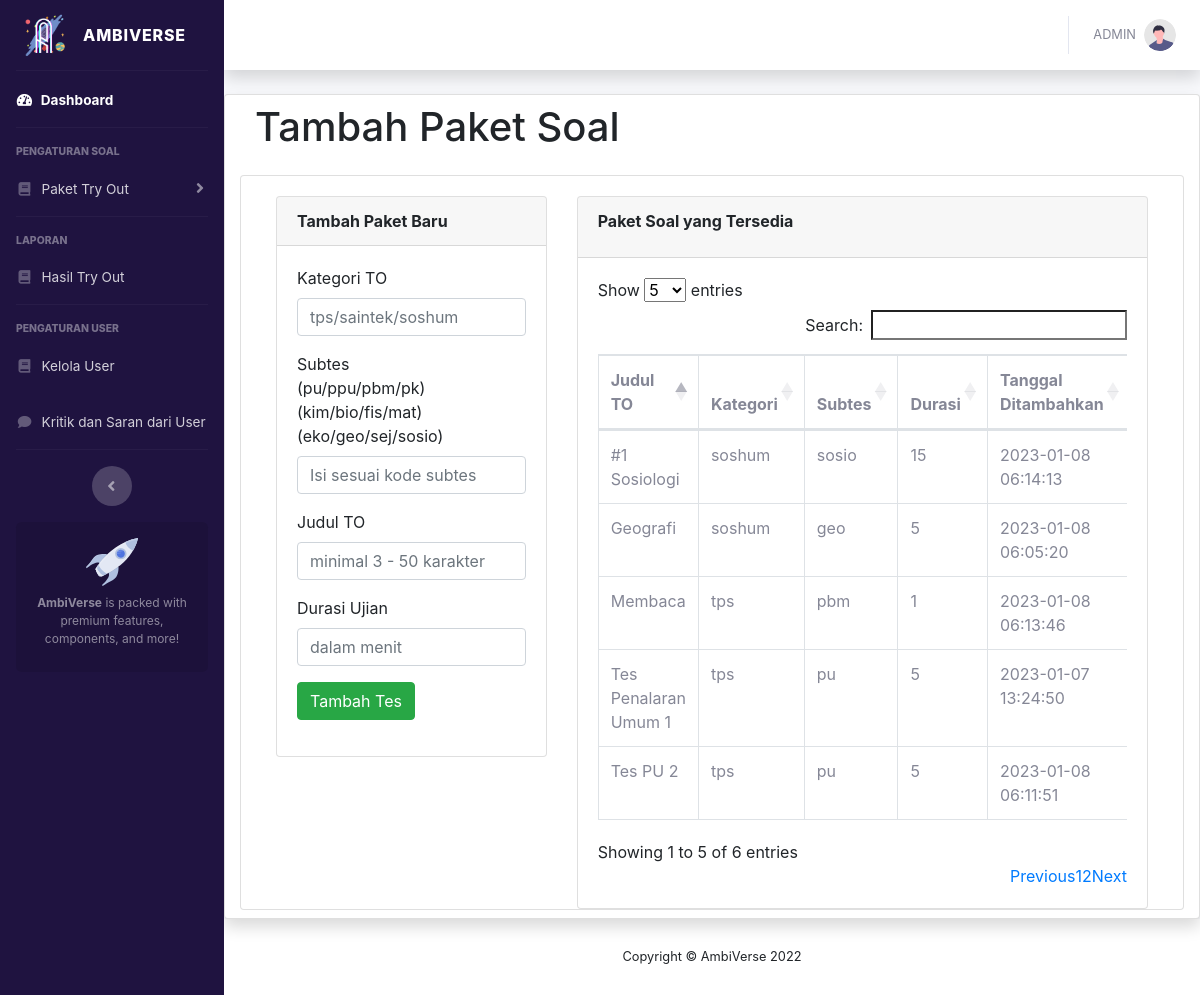
The app's page /admin/index.php with its own data.
### tables this page shows
CREATE TABLE `exam_category` (
  `id` int(5) NOT NULL,
  `kategori` varchar(100) NOT NULL,
  `subtes` varchar(11) NOT NULL,
  `judul_to` varchar(50) NOT NULL,
  `duration` varchar(5) NOT NULL,
  `date_added` timestamp NULL DEFAULT current_timestamp()
);

### admin/datatables_indexadmin.php (the view, shortened to what this page needs)
<!DOCTYPE html>
<html>
<head>
    <link rel="stylesheet" href="https://cdnjs.cloudflare.com/ajax/libs/twitter-bootstrap/4.1.3/css/bootstrap.css" />
    <link rel="stylesheet" href="https://cdn.datatables.net/1.10.19/css/dataTables.bootstrap4.min.css" />
</head>
<body>
<table id="tabel-data" class="table table-bordered table-responsive">
    <thead>
        <tr>
            <th>Judul TO</th>
            <th>Kategori</th>
            <th>Subtes</th>
            <th>Durasi</th>
            <th>Tanggal Ditambahkan</th>
        </tr>
    </thead>
    <tbody>
    <?php
        $res = mysqli_query($conn,"SELECT * FROM exam_category");
        while($row = mysqli_fetch_array($res))
        {
            echo "<tr>
            <td>".$row['judul_to']."</td>
                    <td>".$row['kategori']."</td>
                    <td>".$row['subtes']."</td>
                    <td>".$row['duration']."</td>
                    <td>".$row['date_added']."</td>
                    <td><a class='btn btn-warning' href='edit_exam.php?id=$row[id]'><i class='fa fa-edit'></i></a></td>
                    <td><a class='btn btn-danger' href='delete.php?id=$row[id]'><i class='fa fa-trash'></i></a></td>
        </tr>";
        }
    ?>
    </tbody>
</table>
</body>
</html>

### admin/index.php (shortened to what this page needs)
<!DOCTYPE html>
<html lang="en">
<head>
    <link href="vendor/fontawesome-free/css/all.min.css" rel="stylesheet" type="text/css">
    <link rel="stylesheet" href="https://cdn.jsdelivr.net/npm/bootstrap@5.2.3/dist/css/bootstrap.min.css">
    <link href="css/sb-admin-2.min.css" rel="stylesheet">
    <link href="css/style.css" rel="stylesheet">
</head>
<body id="page-top">
    <div id="wrapper">
        <?php include "sidebar.php" ?>
        <div id="content-wrapper" class="d-flex flex-column">
                <div id="content">
                    <?php include "topbar.php" ?>
                    <div class="container-fluid">
                        <div class="row">
                            <div class="card shadow col-lg-12">
                                <?php include("exam_category.php") ?>
                            </div>
                        </div>
                    </div>
                </div>
    <?php include("footer.php"); ?>
</body>
</html>

### admin/sidebar.php (shortened to what this page needs)
<ul class="navbar-nav sidebar sidebar-dark accordion" id="accordionSidebar">
<a class="sidebar-brand d-flex align-items-center justify-content-center" href="index.php">
    <div class="sidebar-brand-icon">
    <img src="../assets/img/A.png" width="45px" alt="">
    </div>
    <div class="sidebar-brand-text mx-3">AmbiVerse</div>
</a>
<hr class="sidebar-divider my-0">
<li class="nav-item active">
    <a class="nav-link" href="index.php">
        <i class="fas fa-fw fa-tachometer-alt"></i>
        <span>Dashboard</span></a>
</li>
<hr class="sidebar-divider">
<div class="sidebar-heading">
    Pengaturan Soal
</div>
<li class="nav-item">
            <a class="nav-link collapsed" href="#" data-toggle="collapse" data-target="#collapseTwo"
                aria-expanded="true" aria-controls="collapseTwo">
                <i class="fas fa-fw fa-book"></i>
                <span>Paket Try Out</span>
            </a>
        </li>
<hr class="sidebar-divider">
<div class="sidebar-heading">
    Laporan
</div>
<li class="nav-item">
    <a class="nav-link" href="old_exam_results.php">
        <i class="fas fa-fw fa-book"></i>
        <span>Hasil Try Out</span></a>
</li>
<hr class="sidebar-divider">
<div class="sidebar-heading">
    Pengaturan User
</div>
<li class="nav-item">
    <a class="nav-link" href="daftarstudent.php">
        <i class="fas fa-fw fa-book"></i>
        <span>Kelola User</span></a>
</li>
<li class="nav-item">
    <a class="nav-link" href="kritiksaran.php">
        <i class="fas fa-fw fa-comment"></i>
        <span>Kritik dan Saran dari User</span></a>
</li>
<hr class="sidebar-divider d-none d-md-block">
<div class="text-center d-none d-md-inline">
    <button class="rounded-circle border-0" id="sidebarToggle"></button>
</div>
<div class="sidebar-card d-none d-lg-flex">
    <img class="sidebar-card-illustration mb-2" src="img/undraw_rocket.svg" alt="...">
    <p class="text-center mb-2"><strong>AmbiVerse</strong> is packed with premium features, components, and more!</p>
</div>
</ul>

### admin/topbar.php (shortened to what this page needs)
<nav class="navbar navbar-expand navbar-light bg-white topbar mb-4 static-top shadow">
                    <ul class="navbar-nav ml-auto">
                        <li class="nav-item dropdown no-arrow">
                            <a class="nav-link dropdown-toggle" href="#" id="userDropdown" role="button"
                                data-toggle="dropdown" aria-haspopup="true" aria-expanded="false">
                                <span class="mr-2 d-none d-lg-inline text-gray-600 small">
                                    ADMIN
                                </span>
                                <img class="img-profile rounded-circle"
                                    src="img/undraw_profile.svg">
                            </a>
                        </li>
                    </ul>
                </nav>

### admin/exam_category.php (shortened to what this page needs)
<?php
    include("../includes/functions.php");
?>
        <div class="breadcrumbs">
            <div class="col-sm-12">
                <div class="page-header float-left">
                    <div class="page-title mt-2">
                        <h1>Tambah Paket Soal</h1>
                    </div>
                </div>
            </div>
        </div>
        <div class="content mt-3">
            <div class="animated fadeIn">
                <div class="row">
                    <div class="col-lg-12">
                        <div class="card mb-2">
                           <form id="paketsoal" action="" method="post">
                            <div class="card-body">
                                <div class="col-lg-4 float-left">
                                    <div class="card mb-2">
                                        <div class="card-header"><strong>Tambah Paket Baru</strong></div>
                                        <div class="card-body card-block">
                                            <div class="form-group">
                                                <label for="kategori" class=" form-control-label" required>Kategori TO</label>
                                                <input required pattern="tps|saintek|soshum" title="kategori invalid. Isi dengan tps/saintek/soshum!" type="text" name="kategori" id="kategori" placeholder="tps/saintek/soshum" class="form-control">
                                            </div>
                                            <div class="form-group">
                                                <label for="subtes" class=" form-control-label" required>Subtes <br>(pu/ppu/pbm/pk) (kim/bio/fis/mat) (eko/geo/sej/sosio)</label>
                                                <input maxlength="5" pattern="pu|ppu|pbm|pk|bio|kim|fis|mat|sej|eko|geo|sosio" required type="text" name="subtes" id="subtes" placeholder="Isi sesuai kode subtes" class="form-control">
                                            </div>
                                            <div class="form-group">
                                                <label for="judul" class=" form-control-label" required>Judul TO</label>
                                                <input pattern=".{3,50}" required title="3 sampai 50 karakter" type="text" name="judul_to" id="judul" placeholder="minimal 3 - 50 karakter" class="form-control">
                                            </div>
                                            <div class="form-group">
                                                <label for="duration" class=" form-control-label" required>Durasi Ujian</label>
                                                <input required type="number" name="duration" id="duration" placeholder="dalam menit" class="form-control">
                                            </div>
                                            <div class="form-group">
                                                <input required type="submit" name="tambahtes" value="Tambah Tes" class="btn btn-success">
                                            </div>
                                        </div>
                                    </div>
                                </div>
                                <div class="col-lg-8 float-right">
                                    <div class="card">
                                        <div class="card-header">
                                            <strong class="card-title float-left">Paket Soal yang Tersedia</strong>
                                        </div>
                                    <div id="container" class="card-body">
                                        <?php include ("datatables_indexadmin.php");?>
                                        </div>
                                    </div>
                                </div>
                            </div>
                            </form>
                        </div>
                    </div>
            </div>
        </div>
    </div>

### admin/footer.php (shortened to what this page needs)
<footer class="sticky-footer bg-white">
               <div class="container my-auto">
                   <div class="copyright text-center my-auto">
                       <span>Copyright &copy; AmbiVerse 2022</span>
                   </div>
               </div>
           </footer>
       </div>
   </div>

### admin/css/style.css (style rules this page uses)
.sidebar { background-color: #1f1340; }

### records on screen
exam_category: judul_to "Tes Penalaran Umum 1", kategori "tps", subtes "pu", duration "5", date_added "2023-01-07 13:24:50"
exam_category: judul_to "Geografi", kategori "soshum", subtes "geo", duration "5", date_added "2023-01-08 06:05:20"
exam_category: judul_to "Tes PU 2", kategori "tps", subtes "pu", duration "5", date_added "2023-01-08 06:11:51"
exam_category: judul_to "Membaca", kategori "tps", subtes "pbm", duration "1", date_added "2023-01-08 06:13:46"
exam_category: judul_to "#1 Sosiologi", kategori "soshum", subtes "sosio", duration "15", date_added "2023-01-08 06:14:13"
